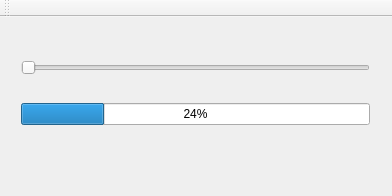
<?xml version="1.0" encoding="UTF-8"?>
<ui version="4.0">
 <class>MainWindow</class>
 <widget class="QMainWindow" name="MainWindow">
  <property name="geometry">
   <rect>
    <x>0</x>
    <y>0</y>
    <width>392</width>
    <height>196</height>
   </rect>
  </property>
  <property name="windowTitle">
   <string>MainWindow</string>
  </property>
  <widget class="QWidget" name="centralWidget">
   <widget class="QWidget" name="">
    <property name="geometry">
     <rect>
      <x>10</x>
      <y>10</y>
      <width>371</width>
      <height>131</height>
     </rect>
    </property>
    <layout class="QVBoxLayout" name="verticalLayout">
     <item>
      <widget class="QSlider" name="horizontalSlider">
       <property name="orientation">
        <enum>Qt::Horizontal</enum>
       </property>
      </widget>
     </item>
     <item>
      <widget class="QProgressBar" name="progressBar">
       <property name="value">
        <number>24</number>
       </property>
      </widget>
     </item>
    </layout>
   </widget>
  </widget>
  <widget class="QMenuBar" name="menuBar">
   <property name="geometry">
    <rect>
     <x>0</x>
     <y>0</y>
     <width>392</width>
     <height>26</height>
    </rect>
   </property>
  </widget>
  <widget class="QToolBar" name="mainToolBar">
   <attribute name="toolBarArea">
    <enum>TopToolBarArea</enum>
   </attribute>
   <attribute name="toolBarBreak">
    <bool>false</bool>
   </attribute>
  </widget>
 </widget>
 <layoutdefault spacing="6" margin="11"/>
 <resources/>
 <connections/>
</ui>
